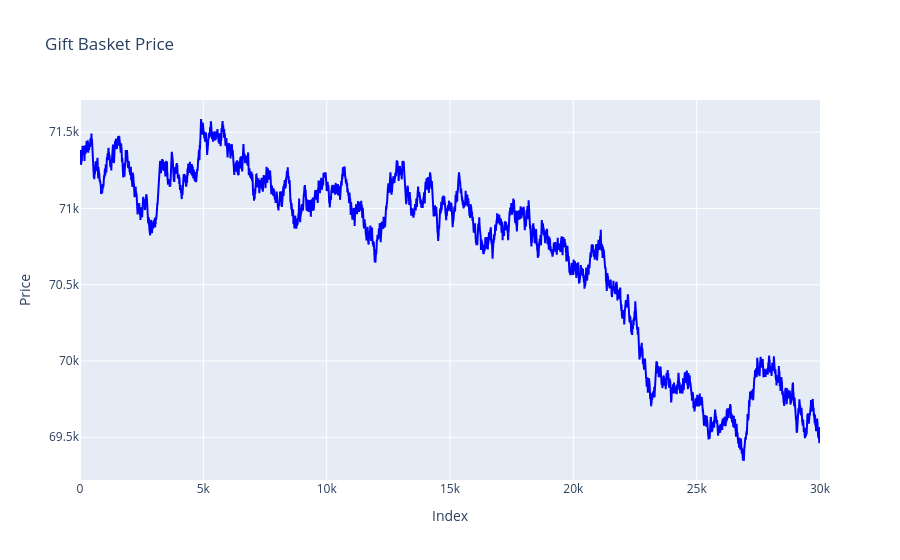

The notebook cell this image was saved under:
### Code cell
fig = go.Figure()
df_gift_basket = df[df['product'] == 'GIFT_BASKET'].copy()
df_gift_basket['swmid'] = (df_gift_basket['bid_price_1'] * df_gift_basket['ask_volume_1'] + df_gift_basket['ask_price_1'] * df_gift_basket['bid_volume_1']) / (df_gift_basket['ask_volume_1'] + df_gift_basket['bid_volume_1'])
fig.add_trace(go.Scatter(x=df.index, y=df_gift_basket['swmid'], mode='lines', name='Gift Basket Price', line=dict(color='blue')))
fig.update_layout(title_text="Gift Basket Price")
fig.update_xaxes(title_text="Index")
fig.update_yaxes(title_text="Price")
fig.show()

### Figure 1 — Plotly figure (JSON) as saved in the notebook; plotly's stock layout.template omitted (floating-point values rounded to 4 significant figures; data arrays with more than 128 entries replaced by an {"elided": "..."} marker saying what was removed)
{"data": [{"line": {"color": "blue"}, "mode": "lines", "name": "Gift Basket Price", "type": "scatter", "x": {"elided": "120000 int values"}, "y": {"elided": "30000 float values"}}], "layout": {"title": {"text": "Gift Basket Price"}, "xaxis": {"title": {"text": "Index"}}, "yaxis": {"title": {"text": "Price"}}}}
